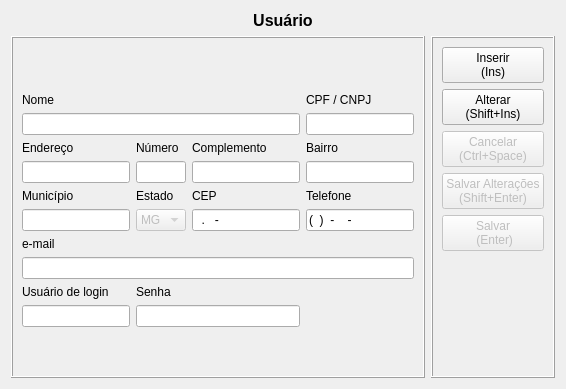
                   <widget class="QWidget" name="tab_register_user">
                    <attribute name="title">
                     <string>Cadastro</string>
                    </attribute>
                    <layout class="QVBoxLayout" name="verticalLayout_4">
                     <item>
                      <widget class="QLabel" name="lbl_title_register_user">
                       <property name="text">
                        <string>&lt;html&gt;&lt;head/&gt;&lt;body&gt;&lt;p align=&quot;center&quot;&gt;&lt;span style=&quot; font-size:12pt; font-weight:600;&quot;&gt;Usuário&lt;/span&gt;&lt;/p&gt;&lt;/body&gt;&lt;/html&gt;</string>
                       </property>
                      </widget>
                     </item>
                     <item>
                      <layout class="QHBoxLayout" name="horizontalLayout_8">
                       <item>
                        <widget class="QFrame" name="frm_register_user">
                         <property name="styleSheet">
                          <string notr="true"/>
                         </property>
                         <property name="frameShape">
                          <enum>QFrame::Box</enum>
                         </property>
                         <property name="frameShadow">
                          <enum>QFrame::Raised</enum>
                         </property>
                         <layout class="QGridLayout" name="gridLayout_7">
                          <item row="0" column="0">
                           <widget class="QLabel" name="lbl_code_user">
                            <property name="minimumSize">
                             <size>
                              <width>80</width>
                              <height>40</height>
                             </size>
                            </property>
                            <property name="maximumSize">
                             <size>
                              <width>80</width>
                              <height>40</height>
                             </size>
                            </property>
                            <property name="text">
                             <string>&lt;html&gt;&lt;head/&gt;&lt;body&gt;&lt;p&gt;&lt;br/&gt;&lt;/p&gt;&lt;/body&gt;&lt;/html&gt;</string>
                            </property>
                           </widget>
                          </item>
                          <item row="1" column="0">
                           <widget class="QLabel" name="lbl_name_user">
                            <property name="text">
                             <string>Nome</string>
                            </property>
                           </widget>
                          </item>
                          <item row="1" column="5">
                           <widget class="QLabel" name="lbl_cpf_user">
                            <property name="text">
                             <string>CPF / CNPJ</string>
                            </property>
                           </widget>
                          </item>
                          <item row="2" column="0" colspan="5">
                           <widget class="QLineEdit" name="edt_name_user">
                            <property name="styleSheet">
                             <string notr="true"/>
                            </property>
                            <property name="text">
                             <string/>
                            </property>
                            <property name="readOnly">
                             <bool>true</bool>
                            </property>
                            <property name="placeholderText">
                             <string/>
                            </property>
                           </widget>
                          </item>
                          <item row="2" column="5">
                           <widget class="QLineEdit" name="edt_cpf_user">
                            <property name="styleSheet">
                             <string notr="true"/>
                            </property>
                            <property name="text">
                             <string/>
                            </property>
                            <property name="readOnly">
                             <bool>true</bool>
                            </property>
                            <property name="placeholderText">
                             <string/>
                            </property>
                           </widget>
                          </item>
                          <item row="3" column="0">
                           <widget class="QLabel" name="lbl_address_user">
                            <property name="text">
                             <string>Endereço</string>
                            </property>
                           </widget>
                          </item>
                          <item row="3" column="1">
                           <widget class="QLabel" name="lbl_number_user">
                            <property name="text">
                             <string>Número</string>
                            </property>
                           </widget>
                          </item>
                          <item row="3" column="2" colspan="3">
                           <widget class="QLabel" name="lbl_complement_user">
                            <property name="text">
                             <string>Complemento</string>
                            </property>
                           </widget>
                          </item>
                          <item row="3" column="5">
                           <widget class="QLabel" name="lbl_neighborhood_user">
                            <property name="text">
                             <string>Bairro</string>
                            </property>
                           </widget>
                          </item>
                          <item row="4" column="0">
                           <widget class="QLineEdit" name="edt_address_user">
                            <property name="styleSheet">
                             <string notr="true"/>
                            </property>
                            <property name="text">
                             <string/>
                            </property>
                            <property name="readOnly">
                             <bool>true</bool>
                            </property>
                            <property name="placeholderText">
                             <string/>
                            </property>
                           </widget>
                          </item>
                          <item row="4" column="1">
                           <widget class="QLineEdit" name="edt_number_user">
                            <property name="maximumSize">
                             <size>
                              <width>50</width>
                              <height>16777215</height>
                             </size>
                            </property>
                            <property name="sizeIncrement">
                             <size>
                              <width>0</width>
                              <height>0</height>
                             </size>
                            </property>
                            <property name="styleSheet">
                             <string notr="true"/>
                            </property>
                            <property name="text">
                             <string/>
                            </property>
                            <property name="readOnly">
                             <bool>true</bool>
                            </property>
                            <property name="placeholderText">
                             <string/>
                            </property>
                           </widget>
                          </item>
                          <item row="4" column="2" colspan="3">
                           <widget class="QLineEdit" name="edt_complement_user">
                            <property name="styleSheet">
                             <string notr="true"/>
                            </property>
                            <property name="readOnly">
                             <bool>true</bool>
                            </property>
                            <property name="placeholderText">
                             <string/>
                            </property>
                           </widget>
                          </item>
                          <item row="4" column="5">
                           <widget class="QLineEdit" name="edt_neighborhood_user">
                            <property name="styleSheet">
                             <string notr="true"/>
                            </property>
                            <property name="readOnly">
                             <bool>true</bool>
                            </property>
                            <property name="placeholderText">
                             <string/>
                            </property>
                           </widget>
                          </item>
                          <item row="5" column="0">
                           <widget class="QLabel" name="lbl_city_user">
                            <property name="text">
                             <string>Município</string>
                            </property>
                           </widget>
                          </item>
                          <item row="5" column="1">
                           <widget class="QLabel" name="lbl_state_uer">
                            <property name="text">
                             <string>Estado</string>
                            </property>
                           </widget>
                          </item>
                          <item row="5" column="2">
                           <widget class="QLabel" name="lbl_cep_user">
                            <property name="text">
                             <string>CEP</string>
                            </property>
                           </widget>
                          </item>
                          <item row="5" column="5">
                           <widget class="QLabel" name="lbl_phone_user">
                            <property name="text">
                             <string>Telefone</string>
                            </property>
                           </widget>
                          </item>
                          <item row="6" column="0">
                           <widget class="QLineEdit" name="edt_city_user">
                            <property name="styleSheet">
                             <string notr="true"/>
                            </property>
                            <property name="readOnly">
                             <bool>true</bool>
                            </property>
                            <property name="placeholderText">
                             <string/>
                            </property>
                           </widget>
                          </item>
                          <item row="6" column="1">
                           <widget class="QComboBox" name="cbx_state_user">
                            <property name="enabled">
                             <bool>false</bool>
                            </property>
                            <property name="maximumSize">
                             <size>
                              <width>50</width>
                              <height>16777215</height>
                             </size>
                            </property>
                            <property name="styleSheet">
                             <string notr="true"/>
                            </property>
                            <property name="currentText">
                             <string>MG</string>
                            </property>
                            <property name="currentIndex">
                             <number>12</number>
                            </property>
                            <property name="maxVisibleItems">
                             <number>11</number>
                            </property>
                            <item>
                             <property name="text">
                              <string>AC</string>
                             </property>
                            </item>
                            <item>
                             <property name="text">
                              <string>AL</string>
                             </property>
                            </item>
                            <item>
                             <property name="text">
                              <string>AP</string>
                             </property>
                            </item>
                            <item>
                             <property name="text">
                              <string>AM</string>
                             </property>
                            </item>
                            <item>
                             <property name="text">
                              <string>BA</string>
                             </property>
                            </item>
                            <item>
                             <property name="text">
                              <string>CE</string>
                             </property>
                            </item>
                            <item>
                             <property name="text">
                              <string>DF</string>
                             </property>
                            </item>
                            <item>
                             <property name="text">
                              <string>ES</string>
                             </property>
                            </item>
                            <item>
                             <property name="text">
                              <string>GO</string>
                             </property>
                            </item>
                            <item>
                             <property name="text">
                              <string>MA</string>
                             </property>
                            </item>
                            <item>
                             <property name="text">
                              <string>MT</string>
                             </property>
                            </item>
                            <item>
                             <property name="text">
                              <string>MS</string>
                             </property>
                            </item>
                            <item>
                             <property name="text">
                              <string>MG</string>
                             </property>
                            </item>
                            <item>
                             <property name="text">
                              <string>PA</string>
                             </property>
                            </item>
                            <item>
                             <property name="text">
                              <string>PB</string>
                             </property>
                            </item>
                            <item>
                             <property name="text">
                              <string>PR</string>
                             </property>
                            </item>
                            <item>
                             <property name="text">
                              <string>PE</string>
                             </property>
                            </item>
                            <item>
                             <property name="text">
                              <string>PI</string>
                             </property>
                            </item>
                            <item>
                             <property name="text">
                              <string>RJ</string>
                             </property>
                            </item>
                            <item>
                             <property name="text">
                              <string>RN</string>
                             </property>
                            </item>
                            <item>
                             <property name="text">
                              <string>RS</string>
                             </property>
                            </item>
                            <item>
                             <property name="text">
                              <string>RO</string>
                             </property>
                            </item>
                            <item>
                             <property name="text">
                              <string>RR</string>
                             </property>
                            </item>
                            <item>
                             <property name="text">
                              <string>SC</string>
                             </property>
                            </item>
                            <item>
                             <property name="text">
                              <string>SP</string>
                             </property>
                            </item>
                            <item>
                             <property name="text">
                              <string>SE</string>
                             </property>
                            </item>
                            <item>
                             <property name="text">
                              <string>TO</string>
                             </property>
                            </item>
                           </widget>
                          </item>
                          <item row="6" column="2" colspan="3">
                           <widget class="QLineEdit" name="edt_cep_user">
                            <property name="styleSheet">
                             <string notr="true"/>
                            </property>
                            <property name="inputMask">
                             <string>99.999-999</string>
                            </property>
                            <property name="readOnly">
                             <bool>true</bool>
                            </property>
                            <property name="placeholderText">
                             <string/>
                            </property>
                           </widget>
                          </item>
                          <item row="6" column="5">
                           <widget class="QLineEdit" name="edt_phone_user">
                            <property name="styleSheet">
                             <string notr="true"/>
                            </property>
                            <property name="inputMask">
                             <string>(99) 9-9999-9999</string>
                            </property>
                            <property name="readOnly">
                             <bool>true</bool>
                            </property>
                            <property name="placeholderText">
                             <string notr="true"/>
                            </property>
                           </widget>
                          </item>
                          <item row="7" column="0">
                           <widget class="QLabel" name="lbl_email_user">
                            <property name="text">
                             <string>e-mail</string>
                            </property>
                           </widget>
                          </item>
                          <item row="8" column="0" colspan="6">
                           <widget class="QLineEdit" name="edt_email_user">
                            <property name="styleSheet">
                             <string notr="true"/>
                            </property>
                            <property name="readOnly">
                             <bool>true</bool>
                            </property>
                            <property name="placeholderText">
                             <string/>
                            </property>
                           </widget>
                          </item>
                          <item row="9" column="0">
                           <widget class="QLabel" name="lbl_email_user_2">
                            <property name="text">
                             <string>Usuário de login</string>
                            </property>
                           </widget>
                          </item>
                          <item row="11" column="3">
                           <spacer name="verticalSpacer_register_user">
                            <property name="orientation">
                             <enum>Qt::Vertical</enum>
                            </property>
                            <property name="sizeHint" stdset="0">
                             <size>
                              <width>20</width>
                              <height>40</height>
                             </size>
                            </property>
                           </spacer>
                          </item>
                          <item row="10" column="0">
                           <widget class="QLineEdit" name="edt_authentication_name_user">
                            <property name="styleSheet">
                             <string notr="true"/>
                            </property>
                            <property name="readOnly">
                             <bool>true</bool>
                            </property>
                            <property name="placeholderText">
                             <string/>
                            </property>
                           </widget>
                          </item>
                          <item row="10" column="1" colspan="4">
                           <widget class="QLineEdit" name="edt_password_user">
                            <property name="styleSheet">
                             <string notr="true"/>
                            </property>
                            <property name="text">
                             <string/>
                            </property>
                            <property name="echoMode">
                             <enum>QLineEdit::Password</enum>
                            </property>
                            <property name="readOnly">
                             <bool>true</bool>
                            </property>
                            <property name="placeholderText">
                             <string/>
                            </property>
                           </widget>
                          </item>
                          <item row="9" column="1" colspan="4">
                           <widget class="QLabel" name="lbl_email_user_3">
                            <property name="text">
                             <string>Senha</string>
                            </property>
                           </widget>
                          </item>
                         </layout>
                        </widget>
                       </item>
                       <item>
                        <widget class="QFrame" name="frm_menu_register_user">
                         <property name="maximumSize">
                          <size>
                           <width>16777215</width>
                           <height>16777215</height>
                          </size>
                         </property>
                         <property name="frameShape">
                          <enum>QFrame::Box</enum>
                         </property>
                         <property name="frameShadow">
                          <enum>QFrame::Raised</enum>
                         </property>
                         <layout class="QVBoxLayout" name="verticalLayout_22">
                          <item>
                           <widget class="QPushButton" name="btn_insert_user">
                            <property name="cursor">
                             <cursorShape>PointingHandCursor</cursorShape>
                            </property>
                            <property name="focusPolicy">
                             <enum>Qt::NoFocus</enum>
                            </property>
                            <property name="toolTip">
                             <string>&lt;html&gt;&lt;head/&gt;&lt;body&gt;&lt;p&gt;Pressione o botão ou tecla “Insert” para abrir a janela de cadastra do Produtor.&lt;/p&gt;&lt;/body&gt;&lt;/html&gt;</string>
                            </property>
                            <property name="text">
                             <string>Inserir
(Ins)</string>
                            </property>
                            <property name="icon">
                             <iconset resource="icones.qrc">
                              <normaloff>:/buttons/images/button/Insert.png</normaloff>:/buttons/images/button/Insert.png</iconset>
                            </property>
                            <property name="shortcut">
                             <string>Ins</string>
                            </property>
                           </widget>
                          </item>
                          <item>
                           <widget class="QPushButton" name="btn_update_user">
                            <property name="cursor">
                             <cursorShape>PointingHandCursor</cursorShape>
                            </property>
                            <property name="focusPolicy">
                             <enum>Qt::NoFocus</enum>
                            </property>
                            <property name="text">
                             <string>Alterar 
(Shift+Ins)</string>
                            </property>
                            <property name="icon">
                             <iconset resource="icones.qrc">
                              <normaloff>:/buttons/images/button/Update.png</normaloff>:/buttons/images/button/Update.png</iconset>
                            </property>
                            <property name="shortcut">
                             <string>Shift+Ins</string>
                            </property>
                           </widget>
                          </item>
                          <item>
                           <widget class="QPushButton" name="btn_cancelar_user">
                            <property name="enabled">
                             <bool>false</bool>
                            </property>
                            <property name="cursor">
                             <cursorShape>PointingHandCursor</cursorShape>
                            </property>
                            <property name="focusPolicy">
                             <enum>Qt::NoFocus</enum>
                            </property>
                            <property name="text">
                             <string>Cancelar
(Ctrl+Space)</string>
                            </property>
                            <property name="icon">
                             <iconset resource="icones.qrc">
                              <normaloff>:/buttons/images/button/Delete.png</normaloff>:/buttons/images/button/Delete.png</iconset>
                            </property>
                            <property name="shortcut">
                             <string>Ctrl+Space</string>
                            </property>
                           </widget>
                          </item>
                          <item>
                           <widget class="QPushButton" name="btn_save_change_user">
                            <property name="enabled">
                             <bool>false</bool>
                            </property>
                            <property name="cursor">
                             <cursorShape>PointingHandCursor</cursorShape>
                            </property>
                            <property name="focusPolicy">
                             <enum>Qt::NoFocus</enum>
                            </property>
                            <property name="text">
                             <string>Salvar Alterações 
(Shift+Enter)</string>
                            </property>
                            <property name="icon">
                             <iconset resource="icones.qrc">
                              <normaloff>:/buttons/images/button/Save-Update.png</normaloff>:/buttons/images/button/Save-Update.png</iconset>
                            </property>
                            <property name="shortcut">
                             <string>Shift+Return</string>
                            </property>
                           </widget>
                          </item>
                          <item>
                           <widget class="QPushButton" name="btn_save_user">
                            <property name="enabled">
                             <bool>false</bool>
                            </property>
                            <property name="cursor">
                             <cursorShape>PointingHandCursor</cursorShape>
                            </property>
                            <property name="focusPolicy">
                             <enum>Qt::NoFocus</enum>
                            </property>
                            <property name="text">
                             <string>Salvar
 (Enter)</string>
                            </property>
                            <property name="icon">
                             <iconset resource="icones.qrc">
                              <normaloff>:/buttons/images/button/Save-Insert.png</normaloff>:/buttons/images/button/Save-Insert.png</iconset>
                            </property>
                            <property name="shortcut">
                             <string>Return</string>
                            </property>
                           </widget>
                          </item>
                          <item>
                           <spacer name="verticalSpacer_register_user_2">
                            <property name="orientation">
                             <enum>Qt::Vertical</enum>
                            </property>
                            <property name="sizeHint" stdset="0">
                             <size>
                              <width>20</width>
                              <height>40</height>
                             </size>
                            </property>
                           </spacer>
                          </item>
                         </layout>
                         <zorder>btn_update_user</zorder>
                         <zorder>btn_cancelar_user</zorder>
                         <zorder>btn_save_change_user</zorder>
                         <zorder>btn_save_user</zorder>
                         <zorder>btn_insert_user</zorder>
                        </widget>
                       </item>
                      </layout>
                     </item>
                    </layout>
                   </widget>
